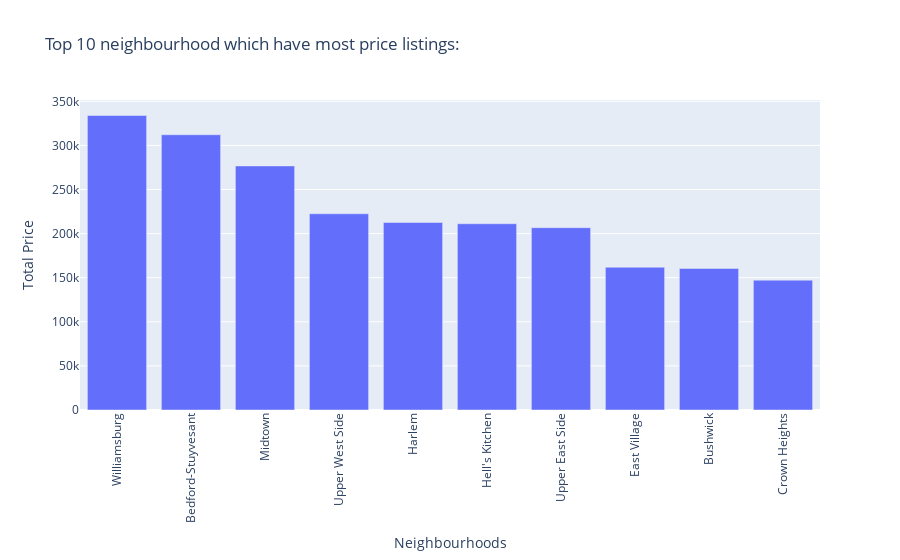

Here is the notebook cell this chart was saved with:
### Markdown cell above
- So we can conclude that `Manhattan` and `Brooklyn` has more price listings as campare to others.

### Code cell
neighbourhood = data.groupby(by='neighbourhood')['price'].sum().sort_values(ascending=False).index
total_Price = data.groupby(by='neighbourhood')['price'].sum().sort_values(ascending=False).values

fig = px.bar(x=neighbourhood[:10], y=total_Price[:10], title="Top 10 neighbourhood which have most price listings: ")

fig.update_layout(
    xaxis_tickangle=-90,
    xaxis_tickmode='linear',
    xaxis_title = "Neighbourhoods",
    yaxis_title = "Total Price",
    width=900
)

fig.show()

### Figure 1 — Plotly figure (JSON) as saved in the notebook; plotly's stock layout.template omitted (floating-point values rounded to 4 significant figures)
{"data": [{"hovertemplate": "x=%{x}<br>y=%{y}<extra></extra>", "legendgroup": "", "marker": {"color": "#636efa", "pattern": {"shape": ""}}, "name": "", "orientation": "v", "showlegend": false, "textposition": "auto", "type": "bar", "x": ["Williamsburg", "Bedford-Stuyvesant", "Midtown", "Upper West Side", "Harlem", "Hell's Kitchen", "Upper East Side", "East Village", "Bushwick", "Crown Heights"], "xaxis": "x", "y": [333922, 312095, 276752, 222495, 212587, 211178, 206725, 161813, 160542, 147223], "yaxis": "y"}], "layout": {"barmode": "relative", "legend": {"tracegroupgap": 0}, "title": {"text": "Top 10 neighbourhood which have most price listings: "}, "width": 900, "xaxis": {"anchor": "y", "domain": [0, 1], "tickangle": -90, "tickmode": "linear", "title": {"text": "Neighbourhoods"}}, "yaxis": {"anchor": "x", "domain": [0, 1], "title": {"text": "Total Price"}}}}
